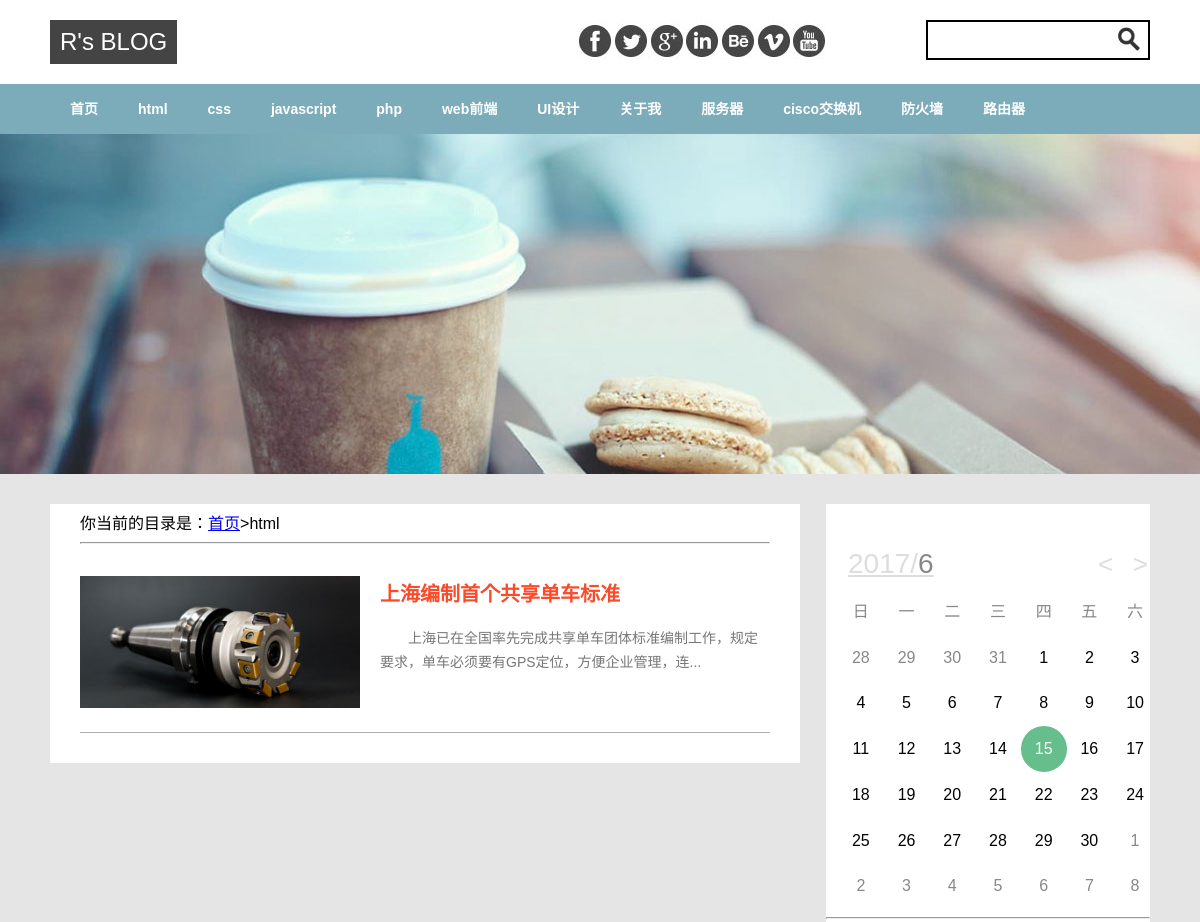
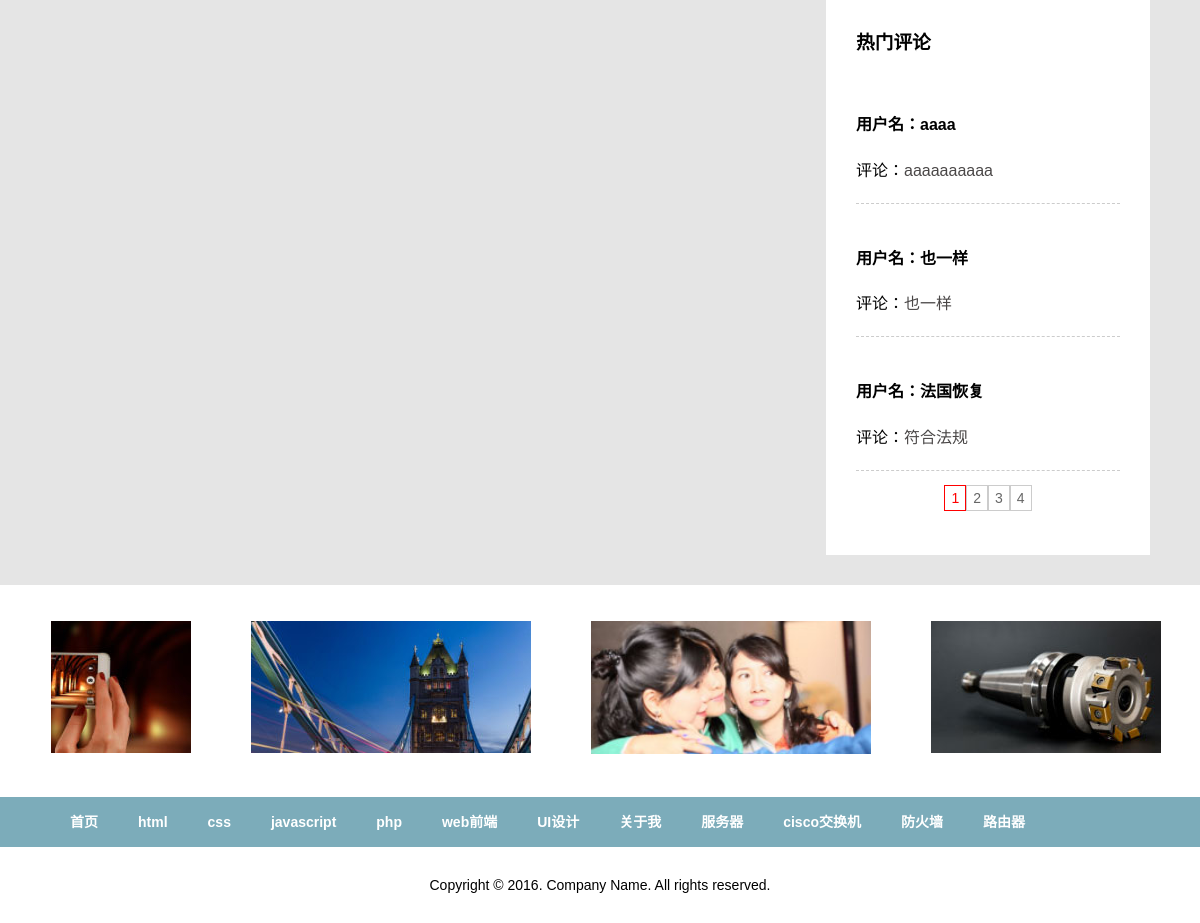
Screenshot of /article.php?id=1 with the database file from the repository (2 pictures, top to bottom).
### tables this page shows
CREATE TABLE `category` (
  `id` int(11) NOT NULL AUTO_INCREMENT,
  `cate_name` varchar(50) DEFAULT NULL,
  `order_no` tinyint(4) DEFAULT NULL,
  PRIMARY KEY (`id`)
);

CREATE TABLE `article` (
  `id` int(11) NOT NULL AUTO_INCREMENT,
  `title` varchar(100) DEFAULT NULL,
  `cate_id` int(11) DEFAULT NULL,
  `author` varchar(20) DEFAULT NULL,
  `content` text,
  `intime` timestamp NOT NULL DEFAULT CURRENT_TIMESTAMP,
  `view` int(11) DEFAULT '0',
  `img` varchar(50) DEFAULT NULL,
  PRIMARY KEY (`id`)
);

CREATE TABLE `guestbook` (
  `id` int(11) NOT NULL AUTO_INCREMENT,
  `username` varchar(30) DEFAULT NULL,
  `art_id` int(11) DEFAULT NULL,
  `content` text,
  `intime` timestamp NOT NULL DEFAULT CURRENT_TIMESTAMP,
  `flag` tinyint(4) DEFAULT '0',
  PRIMARY KEY (`id`)
);

### article.php (the view, shortened to what this page needs)
<?php
include('./header.php');
?>
    <div id="main">
        <?php
            $id=$_GET['id'];
            $sql="select * from category where id=$id";
            $rs=mysqli_query($conn,$sql);
            $row=mysqli_fetch_assoc($rs);
        ?>
        <ul>你当前的目录是：<a href="./index.php">首页</a>&gt;<?php echo $row['cate_name'];?> <hr/>
            <?php
            $sql="select img,cate_id,id,content,title from article where cate_id=$id";
            $rs1=mysqli_query($conn,$sql);
            while($row1=mysqli_fetch_assoc($rs1)){
                echo '<li>';
                echo '<img src="./files/'.$row1['img'].'" alt=""/>';
                echo '<h4><a href="content.php?cate_id='.$row1['cate_id'].'&id='.$row1['id'].'">'.$row1['title'].'</a></h4>';
                echo '<p>'.mb_substr($row1['content'],0,50,'utf-8').'...</p>';
                echo '</li>';
            }
            ?>
        </ul>
    </div>
<?php
include('./right.php');
include('./footer.php');
?>

### header.php (shortened to what this page needs)
<?php
$conn=@mysqli_connect('localhost','root','root','blog') or die('error');
mysqli_query($conn,"set names utf8");
?>
<!DOCTYPE html>
<html>
<head>
    <link type="text/css" rel="stylesheet" href="skin/index.css"/>
    <link rel="stylesheet" href="skin/calendar.css">
</head>
<body>
<div id="header">
    <h1>R's BLOG</h1>
    <img src="images/icon.jpg" alt=""/>
    <form action="search.php" method="get">
        <input type="text" name="keywords" class="inbox"/>
        <input type="image" src="images/search.jpg" class="inbtn"/>
    </form>
</div>
<div class="menu_bg">
    <div id="menu">
        <a href="./index.php">首页</a>
        <?php
            $sql="select * from category";
            $rs=mysqli_query($conn,$sql);
            while($row=mysqli_fetch_assoc($rs)){
                ?>
         <a href="article.php?id=<?php echo $row['id'];?>"><?php echo $row['cate_name'];?></a>
        <?php
            }
        ?>
    </div>
</div>
<div class="banner">
        <div class="phoenix-feather"> <img src="images/6.jpg" alt="" width="100%"/> </div>
</div>
<div class="content_bg">
    <div id="content">

### right.php (shortened to what this page needs)
<?php
$conn=@mysqli_connect('localhost','root','root','blog') or die('error');
mysqli_query($conn,"set names utf8");
?>
<div id="rightbar">
    <ul class="right4">
    </ul>
    <div id="demo">
        <div id="ca"></div>
    </div>
    <hr/>
    <h3 class="right3">热门评论</h3>
    <ul class="right4">
        <?php
        $pagesize1=3;
        $page1=isset($_GET['page1']) ? $_GET['page1'] : 1;
        $sql="select * from article";
        $rs=mysqli_query($conn,$sql);
        $records1=mysqli_num_rows($rs);
        $pagecount1=ceil($records1/$pagesize1);
        $start1=($page1-1)*$pagesize1;
        $sql3="select guestbook.*,article.id,article.cate_id,article.view from guestbook,article where guestbook.art_id=article.id order by intime desc limit $start1,$pagesize1";
        $rs3=mysqli_query($conn,$sql3);
        while($row=mysqli_fetch_assoc($rs3)){
        ?>
        <li>
            <h4>用户名：<?php echo $row['username'];?></h4>
            评论：<a href="content.php?id=<?php echo $row['art_id'];?>&cate_id=<?php echo $row['cate_id'];?>"><?php echo $row['content'];?></a>
        </li>
        <?php
        }
        echo '<div class="page">';
        for($i=1;$i<=$pagecount1;$i++){
            if($i==$page1){
                echo '<a href="index.php?page1='.$i.'" class="on">'.$i.'</a>';
            }else{
                echo '<a href="index.php?page1='.$i.'">'.$i.'</a>';
            }
        }
        echo '</div>';
        ?>
    </ul>
</div>

### footer.php (shortened to what this page needs)
</div>
</div>
<div class="other_bg">
    <div id="other">
        <div id="box">
            <ul>
                <li><img src="images/pic1.jpg" width="280"></li>
                <li><img src="images/pic4.jpg" width="280"></li>
                <li><img src="images/pic5.jpg" width="280"></li>
                <li><img src="images/pic6.jpg" width="280"></li>
            </ul>
        </div>
    </div>
</div>
<div class="menu_bg">
    <div id="menu">
        <a href="./index.php">首页</a>
        <?php
        $sql="select * from category";
        $rs=mysqli_query($conn,$sql);
        while($row=mysqli_fetch_assoc($rs)){
            ?>
            <a href="article.php?id=<?php echo $row['id'];?>"><?php echo $row['cate_name'];?></a>
            <?php
        }
        ?>
    </div>
</div>
<div id="footer">
    Copyright &copy; 2016. Company Name. All rights reserved.
</div>
</body>
</html>

### skin/index.css (style rules this page uses)
html,body { background:#fff;margin:0;padding:0;font-family:Arial; }
#header,#menu,#content,#other { width:1100px;margin:0 auto; }
#header { overflow:hidden;padding:20px 0; }
#header h1 { margin:0;padding:0; }
#header h1 { float:left;background:#444;color:#fff;font:24px/36px Arial;padding:4px 10px;margin-right:400px; }
#header img { float:left; }
#header form { float:right;position:relative;width:224px; }
#header input { position:absolute; }
#header .inbox { height:36px;font:18px/36px 微软雅黑;padding:0 10px;border:2px solid #000;width:200px; }
#header .inbtn { left:190px;top:6px; }
.menu_bg { background:#7cacba;height:50px; }
#menu a { text-decoration:none;color:#fff;display:block;float:left;padding:0 20px;font:bold 14px/50px Arial; }
.banner img { display:block; }
.content_bg { background:#e5e5e5; }
#content { overflow:hidden;padding:30px 0; }
#main { width:750px;float:left;background:#fff; }
#main ul { list-style:none;margin:6px 30px 30px;padding:0; }
#main li { overflow:hidden;border-bottom:1px solid #aeaeae;padding:24px 0; }
#main li img { float:left;margin-right:20px;width:280px; }
#main li h4 { font:bold 20px/36px verdana; color:#fa4b2a;margin:0; }
#main li h4 a { color:#fa4b2a;text-decoration:none; }
#main li p { font:14px/24px arial;color:#777; }
.page { text-align:center;font:14px/14px verdana,arial;margin:20px; }
.page a { border:1px solid #ccc;text-decoration:none;padding:4px 6px;color:#666; }
.page a:hover,.page a.on { border:1px solid #f00;color:#f00; }
#rightbar { width:324px;float:right;background:#fff; }
.right3 { padding-left:30px;margin:30px 0 16px; }
.right4 { list-style:none;margin:0;padding:0 30px 30px; }
.right4 li { overflow:hidden;padding:20px 0;border-bottom:1px dashed #ccc; }
.right4 li a { text-decoration:none;color:#4a4747;font:16px/24px arial; }
.other_bg { background:#fff; }
#other { color:#fff; }
#other ul { list-style:none;margin:0;padding:30px 0;line-height:22px;font-size:14px;overflow:hidden; }
#other li { float:left;width:220px;margin-right:130px; }
#footer { background:#fff;text-align:center;padding:30px 0;font-size:14px; }
#box { width:1110px; border:1px solid #fff; height:210px; position:relative; overflow:hidden; }
#box ul { position:absolute; left:0; top:0; }
#box ul li { width:200px; height:200px; float:left; padding:5px; }

### skin/calendar.css (style rules this page uses)
.calendar { width: 280px; height: 330px; }

### header.php (style rules this page uses)
ul, ol, li { list-style: none; padding: 0; margin: 0; }
#demo { width: 300px; margin: 5px auto; }

### rows the page displays
category: cate_name "html"
category: cate_name "css"
category: cate_name "javascript"
category: cate_name "php"
category: cate_name "web前端"
category: cate_name "UI设计"
category: cate_name "关于我"
category: cate_name "服务器"
category: cate_name "cisco交换机"
category: cate_name "防火墙"
category: cate_name "路由器"
article: img (picture), title "上海编制首个共享单车标准", content "上海已在全国率先完成共享单车团体标准编制工作，规定要求，单车必须要有GPS定位，方便企业管理，连"
guestbook: username "aaaa", content "aaaaaaaaaa"
guestbook: username "也一样", content "也一样"
guestbook: username "法国恢复", content "符合法规"
